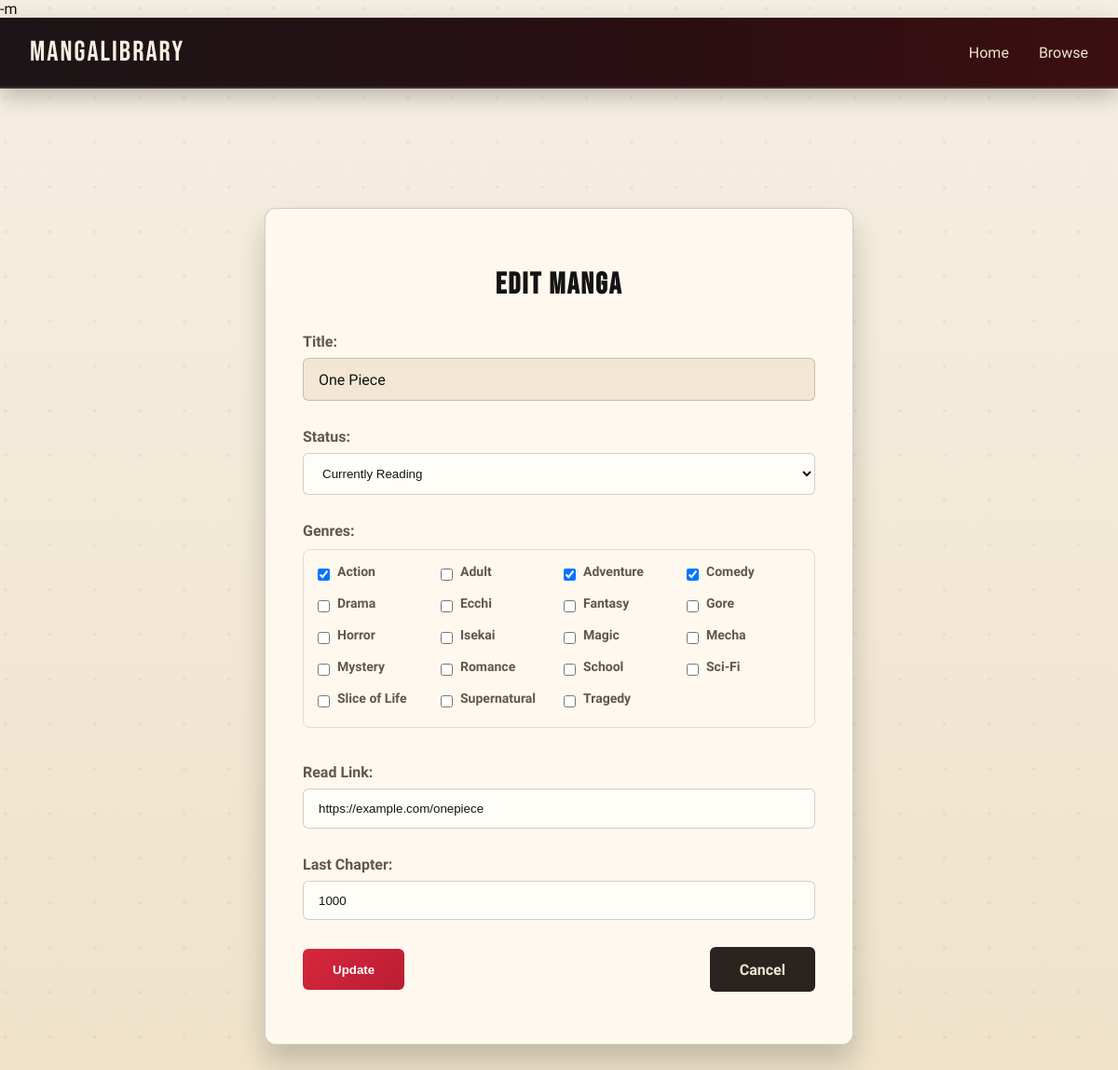
/edit.php?id=2 (signed in), run on the app's committed database.
### tables this page shows
CREATE TABLE IF NOT EXISTS manga (
    id INT AUTO_INCREMENT PRIMARY KEY,
    title VARCHAR(255) NOT NULL,
    author VARCHAR(255),
    description TEXT,
    category VARCHAR(255),
    status ENUM('will read', 'currently reading', 'stopped', 'finished', 'dropped') DEFAULT 'will read',
    last_chapter VARCHAR(50),
    read_link VARCHAR(255),
    external_links JSON,
    created_at TIMESTAMP DEFAULT CURRENT_TIMESTAMP,
    updated_at TIMESTAMP DEFAULT CURRENT_TIMESTAMP ON UPDATE CURRENT_TIMESTAMP,
    INDEX idx_manga_title (title),
    INDEX idx_manga_category (category),
    INDEX idx_manga_status (status),
    INDEX idx_manga_updated_at (updated_at),
    INDEX idx_manga_category_status (category, status)
);

### edit.php (the view, shortened to what this page needs)
<?php
require_once 'auth.php';
$id = $_GET['id'] ?? null;
$sql = "SELECT * FROM manga WHERE id = ?";
$stmt = $conn->prepare($sql);
$stmt->bind_param("i", $id);
$stmt->execute();
$result = $stmt->get_result();
$manga = $result->fetch_assoc();
$selected_categories = explode(', ', $manga['category']);
?>
<!DOCTYPE html>
<html lang="en">
<head>
  <link rel="stylesheet" href="edit.css">
</head>
<body>
<nav>
  <div class="logo">
    <a href="home.php" style="color: inherit; text-decoration: none; cursor: pointer;">MangaLibrary</a>
  </div>
  <ul>
    <li><a href="home.php">Home</a></li>
    <li><a href="browse.php">Browse</a></li>
  </ul>
</nav>
<main>
  <div class="edit-container">
    <h1>Edit Manga</h1>
    <form method="POST">
      <div class="form-group">
        <label>Title:</label>
        <div class="readonly-title"><?php echo htmlspecialchars($manga['title']); ?></div>
      </div>
      <div class="form-group">
        <label>Status:</label>
        <select name="status" onchange="toggleChapterField()">
          <option value="currently reading" <?php if ($manga['status'] == 'currently reading') echo 'selected'; ?>>Currently Reading</option>
        </select>
      </div>
      <div class="form-group">
        <label>Genres:</label>
        <div class="genre-container">
          <?php
          $available_categories = ['Action', 'Adult', 'Adventure', 'Comedy', 'Drama', 'Ecchi', 'Fantasy', 'Gore', 'Horror', 'Isekai', 'Magic', 'Mecha', 'Mystery', 'Romance', 'School', 'Sci-Fi', 'Slice of Life', 'Supernatural', 'Tragedy'];
          foreach ($available_categories as $cat) {
            $checked = in_array($cat, $selected_categories) ? 'checked' : '';
            echo "<div class='genre-item'>
                    <input type='checkbox' id='cat_$cat' name='category[]' value='$cat' $checked>
                    <label for='cat_$cat'>$cat</label>
                  </div>";
          }
          ?>
        </div>
      </div>
      <div class="form-group">
        <label>Read Link:</label>
        <input type="url" name="read_link" value="<?php echo htmlspecialchars($manga['read_link']); ?>" placeholder="Link to read manga">
      </div>
      <div class="form-group" id="chapterField" style="display: <?php echo $manga['status'] === 'currently reading' ? 'block' : 'none'; ?>;">
        <label>Last Chapter:</label>
        <input type="text" name="last_chapter" value="<?php echo htmlspecialchars($manga['last_chapter']); ?>" placeholder="Last Chapter Read">
      </div>
      <div class="form-actions">
        <button type="submit" class="primary-btn">Update</button>
        <a href="home.php" class="secondary-btn">Cancel</a>
      </div>
    </form>
  </div>
</main>
</body>
</html>

### edit.css (style rules this page uses)
:root { --paper: #f5efe3; --paper-deep: #efe1c7; --ink: #141414; --muted: #5f5750; --accent: #d7263d; --accent-2: #f2a900; --accent-glow: rgba(215, 38, 61, 0.35); --card: #fff8ee; --border: rgba(20, 20, 20, 0.2); }
body { margin: 0; font-family: 'Zen Kaku Gothic New', sans-serif; background-color: var(--paper); background-image: radial-gradient(circle at 12% 18%, rgba(0, 0, 0, 0.04) 0 2px, transparent 2px), linear-gradient(180deg, var(--paper) 0%, var(--paper-deep) 100%); background-size: 48px 48px, auto; color: var(--ink); }
nav { background: linear-gradient(90deg, #1c1517 0%, #2a0e12 60%, #3b0f12 100%); display: flex; align-items: center; justify-content: space-between; padding: 1.2rem 2rem; border-bottom: 2px solid rgba(255, 255, 255, 0.12); box-shadow: 0 8px 24px rgba(0, 0, 0, 0.25); }
nav .logo { font-size: 1.9rem; font-weight: 400; font-family: 'Bebas Neue', sans-serif; letter-spacing: 2px; color: #f7efe2; }
nav ul { list-style: none; display: flex; gap: 2rem; margin: 0; padding: 0; }
nav ul li a { text-decoration: none; color: #f1e5cf; font-weight: 500; transition: color 0.3s; }
main { display: flex; justify-content: center; padding: 4rem 1rem; }
.edit-container { background: var(--card); max-width: 550px; width: 100%; padding: 2.5rem; border-radius: 12px; box-shadow: 0 18px 30px rgba(20, 20, 20, 0.2); margin: 4rem auto; border: 1px solid var(--border); }
.edit-container h1 { text-align: center; margin-bottom: 2rem; font-size: 2rem; color: var(--ink); font-family: 'Bebas Neue', sans-serif; letter-spacing: 2px; }
.edit-container form { display: flex; flex-direction: column; }
.form-group { margin-bottom: 1.8rem; }
.readonly-title { background: #f3e7d3; padding: 0.8rem 1rem; border-radius: 6px; font-size: 1rem; border: 1px solid var(--border); }
.edit-container label { display: block; margin-bottom: 0.5rem; font-weight: bold; color: var(--muted); }
.edit-container input[type="text"], .edit-container input[type="url"], .edit-container select { width: 100%; padding: 0.8rem 1rem; border: 1px solid var(--border); border-radius: 6px; background: #fffdf7; color: var(--ink); transition: box-shadow 0.2s; }
.form-actions { display: flex; justify-content: space-between; align-items: center; gap: 1rem; flex-wrap: wrap; }
.primary-btn { background: linear-gradient(135deg, #d7263d, #b91e32); border: none; padding: 0.9rem 2rem; border-radius: 6px; color: #fff; cursor: pointer; transition: transform 0.2s, box-shadow 0.2s; text-decoration: none; text-align: center; font-weight: bold; }
.secondary-btn { background: #2a2420; color: #f1e5cf; padding: 0.9rem 2rem; border-radius: 6px; text-decoration: none; text-align: center; transition: background 0.3s, color 0.3s, transform 0.2s; font-weight: bold; }

### edit.php (style rules this page uses)
.genre-container { display: grid; grid-template-columns: repeat(auto-fit, minmax(120px, 1fr)); gap: 10px; margin: 10px 0; padding: 15px; border: 1px solid #ddd; border-radius: 8px; background-color: rgba(255, 255, 255, 0.05); }
.genre-item { display: flex; align-items: center; gap: 8px; }
.genre-item input[type="checkbox"] { margin: 0; cursor: pointer; }
.genre-item label { font-size: 14px; cursor: pointer; }

### data on the page
manga: title "One Piece", status "Currently Reading", read_link "https://example.com/onepiece", last_chapter "1000"

### other printed values
$cat "Action"
$cat "Adult"
$cat "Adventure"
$cat "Comedy"
$cat "Drama"
$cat "Ecchi"
$cat "Fantasy"
$cat "Gore"
$cat "Horror"
$cat "Isekai"
$cat "Magic"
$cat "Mecha"
$cat "Mystery"
$cat "Romance"
$cat "School"
